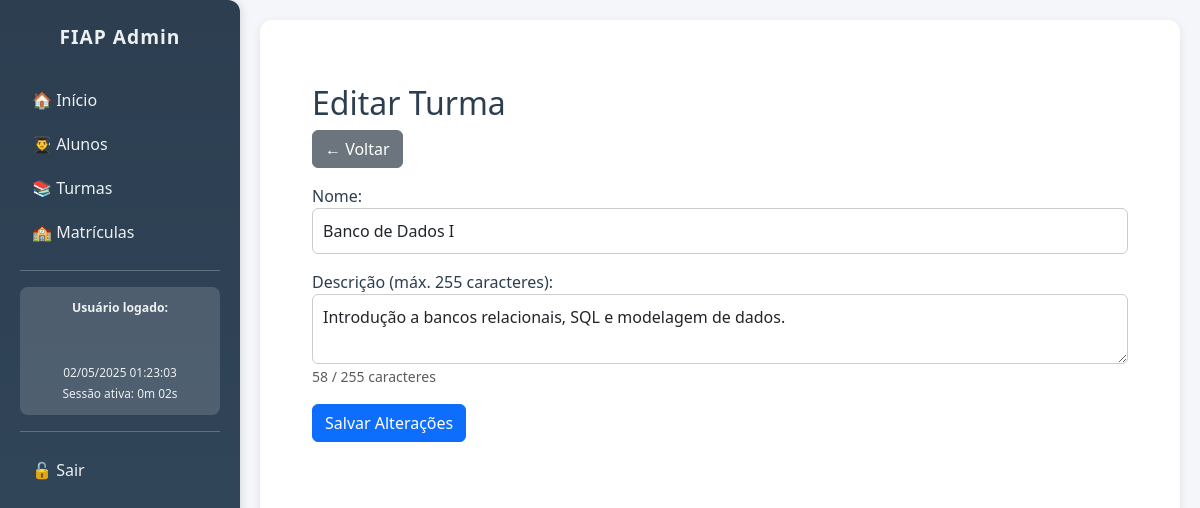
The app's page /views/turmas/edit.php?id=1 (signed in) with its own data.
### tables this page shows
CREATE TABLE turmas (
  id INT AUTO_INCREMENT PRIMARY KEY,
  nome VARCHAR(50) NOT NULL UNIQUE,
  descricao VARCHAR(255) NOT NULL
);

### views/turmas/edit.php (the view, shortened to what this page needs)
<?php
include '../../includes/db.php';
$id = $_GET['id'] ?? null;
$stmt = $pdo->prepare("SELECT * FROM turmas WHERE id = :id");
$stmt->execute(['id' => $id]);
$turma = $stmt->fetch(PDO::FETCH_ASSOC);
$nome = $turma['nome'];
$descricao = $turma['descricao'];
include '../../includes/header.php';
?>
<div class="container py-4">
    <h2>Editar Turma</h2>
    <a href="list.php" class="btn btn-secondary mb-3">← Voltar</a>
    <form method="post">
        <div class="mb-3">
            <label>Nome:</label>
            <input type="text" name="nome" class="form-control" value="<?= htmlspecialchars($nome) ?>" required>
        </div>
        <div class="mb-3">
            <label>Descrição (máx. 255 caracteres):</label>
            <textarea name="descricao" class="form-control" maxlength="255" placeholder="Ex: Turma de Programação Web 2024"><?= htmlspecialchars($descricao) ?></textarea>
            <small id="descricaoContador" class="text-muted">0 / 255 caracteres</small>
        </div>
        <button type="submit" class="btn btn-primary">Salvar Alterações</button>
    </form>
</div>
<?php include '../../includes/footer.php'; ?>

### records on screen
turmas: nome "Banco de Dados I", descricao "Introdução a bancos relacionais, SQL e modelagem de dados."
